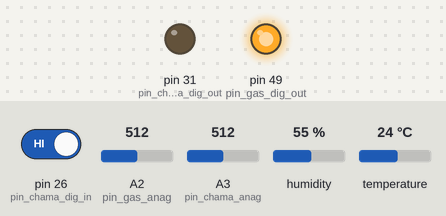
A sketch run on a simulated Arduino Mega 2560, built with avr-gcc and run on an emulated ATmega2560. On the bench: output pins drawn as LEDs (lit = HIGH). The test bench sets the inputs (shaded band); at power-on: A2 (pin_gas_anag) = 512, pin 26 (pin_chama_dig_in) HIGH, A3 (pin_chama_anag) = 512, humidity 55 %, temperature 24 °C. Pins used as bus, display or sensor lines are not drawn; what the sketch prints to the serial monitor is not drawn.

Above: at 5.8 s.
5.9 s: A2 (pin_gas_anag) set to 318
11.9 s: A2 (pin_gas_anag) set to 287
At 16.6 s:
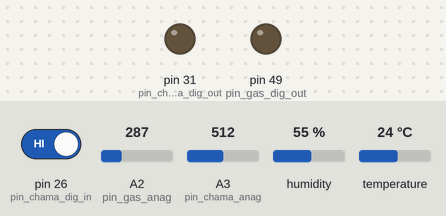
17.9 s: pin 26 (pin_chama_dig_in) driven LOW
At 20.9 s:
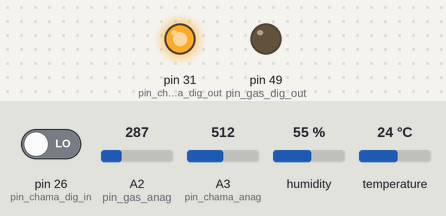
23.9 s: A2 (pin_gas_anag) set to 306
At 26.3 s:
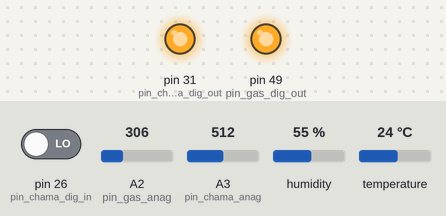
29.9 s: A2 (pin_gas_anag) set to 290
At 31.7 s:
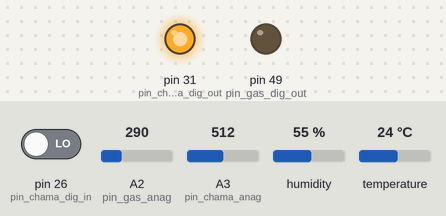
35.9 s: A2 (pin_gas_anag) set to 310
At 41.4 s:
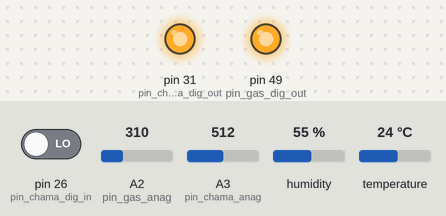
Timing chart, 0 to 42.9 s (numbered marks = the images above; inputs shaded):
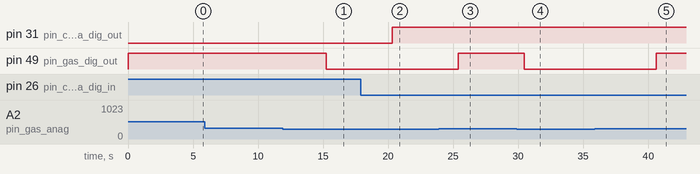

The sketch:

incendio_tres_sensores.ino
```cpp
#include "DHT.h"

// definição dos limites dos parâmetros
#define MIN_GAS 300
#define MIN_CHAMA 950
#define MIN_UMIDADE 60

// pinagem dos sensores
#define PIN_SENSOR_CHAMA 2
#define PIN_SENSOR_GAS 4
#define PIN_SENSOR_UMIDADE 7

//SENSOR DE TEMPERATURA E UMIDADE
DHT dht(A1, DHT22);

//SENSOR DE GAS
const int pin_gas_dig_in = 40, pin_gas_dig_out = 49;
const int pin_gas_anag = A2;
int tem_gas = 0;
int val_gas_anag = 0;

//SENSOR DE CHAMA
const int pin_chama_dig_in = 26, pin_chama_dig_out = 31;
const int pin_chama_anag = A3;
int tem_fogo = 0;
int val_chama_anag = 0;


#define tam_media 20
int gas_vals[tam_media];
int chama_vals[tam_media];

//**************************************************************************************************************************************************************
// conferir motivo de tem_fogo receber !digitalRead
//**************************************************************************************************************************************************************

int sensorChama() {
  tem_fogo = !digitalRead(pin_chama_dig_in);

  val_chama_anag = analogRead(pin_chama_anag);

  if (tem_fogo) digitalWrite(pin_chama_dig_out, HIGH);
  else digitalWrite(pin_chama_dig_out, LOW);

  return val_chama_anag;//tem_fogo;
}

// Faz a leitura do sensor de gas, compara esse valor com o parâmetro mínimo definido "MIN_GAS" e altera o led de acordo para indicar se têm gás ou não
int sensorGas() {
  val_gas_anag = analogRead(pin_gas_anag);

  // LEDs para debug
  tem_gas = (val_gas_anag > MIN_GAS);
  if (tem_gas)
    digitalWrite(pin_gas_dig_out, HIGH);
  else
    digitalWrite(pin_gas_dig_out, LOW);

  return val_gas_anag;
}


int media(int *v, int tam) {
  int m = 0;
  for(int i = 0; i < tam; i++) m += v[i];
  return m / tam;
}

void insert_val(int *v, int tam, int valor) {
  int aux0 = v[0], aux1;

  v[0] = valor;

  for(int i = 1; i < tam; i++)
  {
    aux1 = v[i];
    v[i] = aux0;
    aux0 = aux1;
  }
}


void setup()
{

  for(int i = 0; i < tam_media; i++) gas_vals[i] = 0;
  for(int i = 0; i < tam_media; i++) chama_vals[i] = 0;

  //Serial.begin(9600);

  //Sensor de Chama
  pinMode(pin_chama_dig_in, INPUT);
  pinMode(pin_chama_anag, INPUT);
  pinMode(pin_chama_dig_out, OUTPUT);


  //Sensor de Gás
  pinMode(pin_gas_dig_in, INPUT);
  pinMode(pin_gas_anag, INPUT);
  pinMode(pin_gas_dig_out, OUTPUT);

  pinMode(PIN_SENSOR_CHAMA, OUTPUT);  // chama
  pinMode(PIN_SENSOR_GAS, OUTPUT);  // gas
  pinMode(PIN_SENSOR_UMIDADE, OUTPUT);  // umidade


  // Conexao WiFi
  dht.begin();
  Serial.begin(9600);

}

void loop()
{
  //sensorChama();
  //sensorGas();

  //Serial.print("\n---------------------\n");

  int valor_gas = sensorGas();
  insert_val(gas_vals, tam_media, valor_gas);
  int m1 = media(gas_vals, tam_media);

  //Serial.print("\nTem gas ?(loop): ");
  //Serial.print(tem_gas);

  Serial.print("\nNivel de gas: ");
  Serial.println(m1);

  Serial.print("\n---------------------\n");


  int valor_chama = sensorChama();
  insert_val(chama_vals, 20, valor_chama);
  int m2 = media(chama_vals, 20);

  Serial.print("\nNivel de chama: ");
  Serial.println(m2);


  float valor_temperatura; //Temperatura
  float valor_umidade; // Umidade
  valor_umidade = dht.readHumidity();
  valor_temperatura = dht.readTemperature();

  int tem_gas = (m1 > MIN_GAS);
  int tem_chama = (m2 <= MIN_CHAMA);
  int n_tem_umidade = (valor_umidade <= MIN_UMIDADE);

  int tem_fogo = tem_gas || tem_chama;

  Serial.print("\nTem fogo ? : ");
  Serial.print(tem_fogo);
  Serial.print("\nTem gas ? : ");
  Serial.print(tem_gas);
  Serial.print("\nTem chama ? : ");
  Serial.print(tem_chama);

  digitalWrite(PIN_SENSOR_CHAMA, tem_chama);
  digitalWrite(PIN_SENSOR_GAS, tem_gas);
  digitalWrite(PIN_SENSOR_UMIDADE, n_tem_umidade);


  Serial.println("umi: ");
  Serial.println(valor_umidade);
  Serial.println("temp: ");
  Serial.println(valor_temperatura);

  delay(5000);
}
```

Measured:
- the behaviour switches between 301 and 300 on A2 (pin_gas_anag) (found by bisection; images 0 and 1)
- after the input at 5.9 s, every drawn part: stays the same
- after the input at 11.9 s, pin 49 (pin_gas_dig_out): HIGH → LOW after 3.3 s
- after the input at 17.9 s, pin 31 (pin_chama_dig_out): LOW → HIGH after 2.4 s
- after the input at 23.9 s, pin 49 (pin_gas_dig_out): LOW → HIGH after 1.5 s
- after the input at 29.9 s, pin 49 (pin_gas_dig_out): HIGH → LOW after 0.56 s
- after the input at 35.9 s, pin 49 (pin_gas_dig_out): LOW → HIGH after 4.7 s
